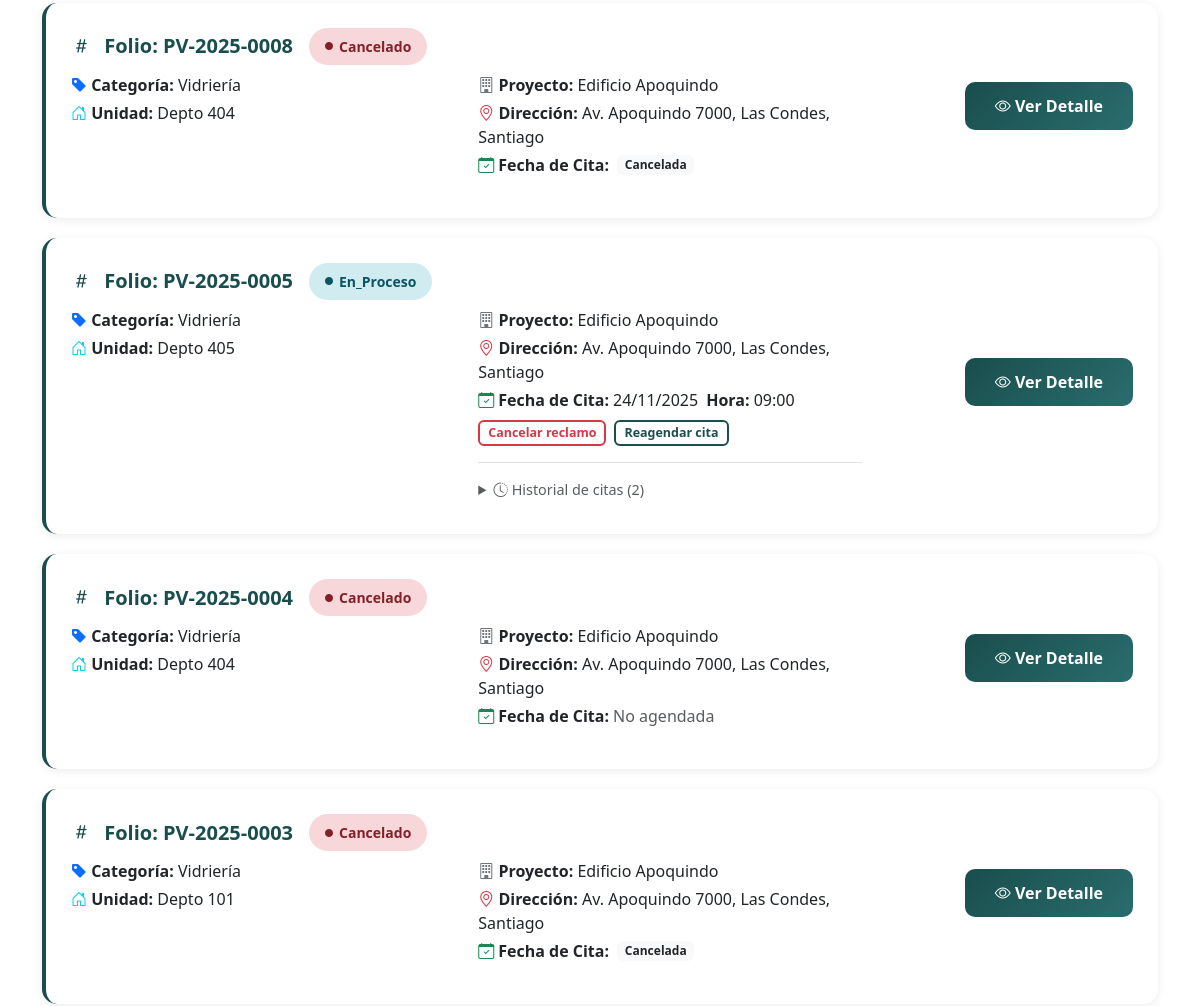
The app's page /mis-reclamos/ (signed in, middle part), older data.
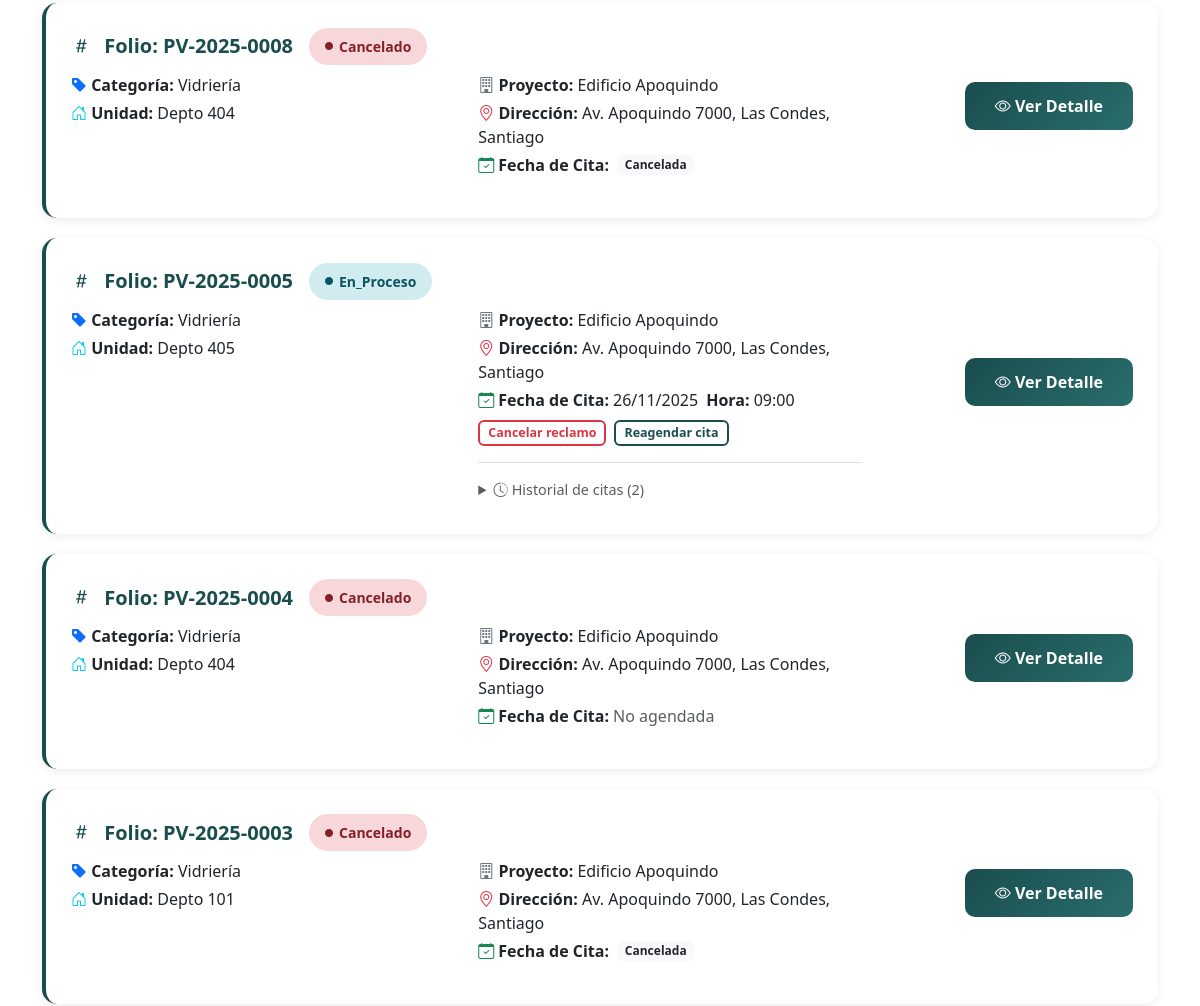
The same page, newer data.
### postventa_app/models.py (models this page shows, shortened)
class Reclamo(models.Model):
    @property
    def citas_activas(self):
        return self.citas.filter(estado__in=['pendiente', 'confirmada', 'en_curso']).order_by('fecha_programada')
    @property
    def citas_todas(self):
        return self.citas.all().order_by('-fecha_programada')
    """
    Entidad central del sistema.
    Gestiona todo el ciclo de vida de un reclamo desde ingreso hasta resolución.
    """
    id_reclamo = models.AutoField(primary_key=True)
    numero_folio = models.CharField(max_length=20, unique=True)
    descripcion = models.TextField(null=True, blank=False)
    resolucion = models.TextField(null=True, blank=True)
    unidad = models.CharField(max_length=50, null=True, blank=True)
    ubicacion_especifica = models.CharField(
        max_length=200,
        null=True,
        blank=True,
        db_column='ubicacion_especifica'
    )
    fecha_ingreso = models.DateTimeField(null=True, blank=True)
    fecha_resolucion = models.DateTimeField(null=True, blank=True)
    fecha_asignacion = models.DateTimeField(null=True, blank=True)
    tiempo_estimado_horas = models.IntegerField(
        null=True,
        blank=True,
        db_column='tiempo_estimado_horas'
    )
    ESTADO_CHOICES = [
        ('ingresado', 'Ingresado'),
        ('asignado', 'Asignado'),
        ('en_ejecucion', 'En Ejecución'),
        ('en_proceso', 'En Proceso'),
        ('completado', 'Completado'),
        ('resuelto', 'Reclamo Resuelto'),
        ('cancelado', 'Cancelado'),
    ]
    estado = models.CharField(max_length=50, choices=ESTADO_CHOICES, default='ingresado')
    prioridad = models.CharField(max_length=20, null=True, blank=True)
    requiere_aprobacion = models.BooleanField(
        default=False,
        db_column='requiere_aprobacion'
    )
    categoria = models.ForeignKey(
        Especialidad,
        on_delete=models.SET_NULL,
        null=True,
        blank=True,
        related_name='reclamos'
    )
    propietario = models.ForeignKey(
        Propietario,
        on_delete=models.CASCADE,
        null=False,
        blank=False,
        related_name='reclamos'
    )
    proyecto = models.ForeignKey(
        Proyecto,
        on_delete=models.CASCADE,
        related_name='reclamos',
        null=False,
        blank=False
    )
    tecnico_asignado = models.ForeignKey(
        'Tecnico',
        on_delete=models.SET_NULL,
        null=True,
        blank=True,
        related_name='reclamos_asignados'
    )
    requiere_retiro_escombros = models.BooleanField(
        default=False,
        verbose_name='Requiere retiro de escombros'
    )
    class Meta:
        db_table = 'reclamo'
        verbose_name = 'Reclamo'
        verbose_name_plural = 'Reclamos'

class Cita(models.Model):
    id_cita = models.AutoField(primary_key=True)
    id_tecnico = models.ForeignKey(
        Tecnico,
        on_delete=models.CASCADE,
        db_column='id_tecnico',
        related_name='citas',
        null=True,
        blank=True
    )
    id_reclamo = models.ForeignKey(
        Reclamo,
        on_delete=models.CASCADE,
        db_column='id_reclamo',
        related_name='citas',
        null=True,
        blank=True
    )
    id_cliente = models.ForeignKey(
        'Propietario',
        on_delete=models.CASCADE,
        db_column='id_cliente',
        related_name='citas',
        null=True,
        blank=True
    )
    fecha_programada = models.DateTimeField(null=True, blank=True)
    fecha_confirmacion = models.DateTimeField(null=True, blank=True)
    ESTADO_CHOICES = [
        ('pendiente', 'Pendiente'),
        ('confirmada', 'Confirmada'),
        ('en_curso', 'En Curso'),
        ('completada', 'Completada'),
        ('cancelada', 'Cancelada'),
    ]
    estado = models.CharField(max_length=20, null=True, blank=True, choices=ESTADO_CHOICES)
    tipo_cita = models.CharField(max_length=50, null=True, blank=True)
    motivo_reprogramacion = models.TextField(null=True, blank=True)
    recordatorio_enviado = models.BooleanField(default=False)
    duracion_estimada_minutos = models.IntegerField(null=True, blank=True)
    class Meta:
        db_table = 'cita'
        verbose_name = 'Cita'
        verbose_name_plural = 'Citas'

class Especialidad(models.Model):
    nombre = models.CharField(max_length=50, unique=True)
    descripcion = models.TextField(null=True, blank=True)
    class Meta:
        db_table = 'especialidad'
        verbose_name = 'Especialidad'
        verbose_name_plural = 'Especialidades'

class Proyecto(models.Model):
    fecha_registro = models.DateTimeField(auto_now_add=True, verbose_name="Fecha de registro")
    """
    Proyectos inmobiliarios.
    """
    id_proyecto = models.AutoField(primary_key=True)
    codigo = models.CharField(max_length=50, unique=True, verbose_name="Código del proyecto", default="")
    nombre = models.CharField(max_length=100)
    direccion = models.TextField(null=True, blank=True)
    tipo_proyecto = models.CharField(max_length=50, null=True, blank=True)
    fecha_inicio = models.DateField(null=True, blank=True, verbose_name="Fecha de inicio")
    fecha_entrega = models.DateField(null=True, blank=True)
    cantidad_unidades = models.IntegerField(null=True, blank=True)
    encargado = models.CharField(max_length=120, blank=True, null=True, verbose_name="Encargado del proyecto")
    telefono_encargado = models.CharField(max_length=30, blank=True, null=True, verbose_name="Teléfono encargado")
    ESTADO_CHOICES = [
        ("entregado", "Entregado"),
        ("garantia", "En Garantía"),
        ("finalizado", "Finalizado"),
    ]
    estado = models.CharField(max_length=20, choices=ESTADO_CHOICES, default="entregado")
    observaciones = models.TextField(blank=True, null=True, verbose_name="Observaciones")
    constructora = models.ForeignKey(
        Constructora,
        on_delete=models.CASCADE,
        related_name='proyectos',
        verbose_name="Constructora",
        null=True,
        blank=True
    )
    class Meta:
        db_table = 'proyecto'
        verbose_name = 'Proyecto'
        verbose_name_plural = 'Proyectos'

### postventa_app/views.py (the view)
# urls.py: path('mis-reclamos/', views.mis_reclamos, name='mis_reclamos'),
@login_required
def mis_reclamos(request):
    cliente = get_cliente_from_user(request.user)
    if not cliente:
        return HttpResponse('No se encontró información de cliente asociada a tu usuario. Por favor, contacta soporte.', status=403)
    estado = request.GET.get('estado', '')
    busqueda = request.GET.get('q', '')
    reclamos = Reclamo.objects.filter(propietario=cliente).select_related('proyecto', 'propietario').prefetch_related(
        'asignaciones__id_tecnico',
        Prefetch('citas', queryset=Cita.objects.filter(estado__in=['pendiente', 'confirmada', 'en_curso']).order_by('-id_cita'), to_attr='citas_activas'),
        Prefetch('citas', queryset=Cita.objects.all().order_by('-id_cita'), to_attr='citas_todas')
    )
    if estado:
        reclamos = reclamos.filter(estado=estado)
    if busqueda:
        reclamos = reclamos.filter(
            Q(numero_folio__icontains=busqueda) |
            Q(titulo__icontains=busqueda) |
            Q(descripcion__icontains=busqueda)
        )
    reclamos = reclamos.order_by('-fecha_ingreso')
    for reclamo in reclamos:
        asignacion_activa = reclamo.asignaciones.filter(estado='activa').first()
        reclamo.tecnico_asignado = asignacion_activa.id_tecnico if asignacion_activa else None
        if reclamo.categoria:
            if isinstance(reclamo.categoria, Especialidad):
                reclamo.categoria_nombre = reclamo.categoria.nombre
            else:
                try:
                    especialidad = Especialidad.objects.get(id=int(reclamo.categoria))
                    reclamo.categoria_nombre = especialidad.nombre
                except (Especialidad.DoesNotExist, ValueError):
                    reclamo.categoria_nombre = str(reclamo.categoria)
        else:
            reclamo.categoria_nombre = "Sin categoría"
    total_reclamos = reclamos.count()
    pendientes = reclamos.filter(estado='pendiente').count()
    en_proceso = reclamos.filter(estado__in=['asignado', 'en_proceso']).count()
    resueltos = reclamos.filter(estado='resuelto').count()
    context = {
        'cliente': cliente,
        'propietario': cliente,  # Alias para compatibilidad con template
        'reclamos': reclamos,
        'estado_filtro': estado,
        'busqueda': busqueda,
        'total_reclamos': total_reclamos,
        'pendientes': pendientes,
        'en_proceso': en_proceso,
        'resueltos': resueltos,
    }
    return render(request, 'cliente_propietario/mis_reclamos.html', context)

### postventa_app/context_processors.py (called while the page is built)
def tecnico_context(request):
    tecnico = None
    tecnico_iniciales = ''
    user = getattr(request, 'user', None)
    if user and getattr(user, 'is_authenticated', False):
        try:
            tecnico = Tecnico.objects.get(email__iexact=(user.email or ''))
        except Tecnico.DoesNotExist:
            try:
                tecnico = Tecnico.objects.get(rut=user.username)
            except Tecnico.DoesNotExist:
                tecnico = None
        if tecnico and tecnico.nombre:
            partes = tecnico.nombre.strip().split()
            tecnico_iniciales = ''.join([p[0].upper() for p in partes if p])
    return {
        'tecnico': tecnico,
        'tecnico_iniciales': tecnico_iniciales,
    }

### postventa_app/templatetags/propietario_extras.py (called while the page is built, shortened)
@register.filter
def propietario_for_user(user):
    if not user or not getattr(user, 'is_authenticated', False):
        return None
    try:
        return Propietario.objects.get(email__iexact=(user.email or ''))
    except Propietario.DoesNotExist:
        pass

### postventa_app/templates/cliente_propietario/mis_reclamos.html (shortened to what the changed rows need)
{% extends 'base.html' %}
{% load static %}
{% block content %}
<div class="container py-4">
    <br>
    {% if reclamos %}
        {% for reclamo in reclamos %}
            <div class="reclamo-card">
                <div class="row align-items-center">
                    <div class="col-md-9">
                        <div class="d-flex align-items-center mb-2">
                            <h5 class="mb-0 me-3">
                                <i class="bi bi-hash"></i> Folio: <strong>{{ reclamo.numero_folio }}</strong>
                            </h5>
                            <span class="estado-badge estado-{{ reclamo.estado }}">
                                <i class="bi bi-circle-fill" style="font-size: 8px;"></i>
                                {{ reclamo.estado|title|default:"Sin estado" }}
                            </span>
                        </div>
                        <div class="row mb-2">
                            <div class="col-md-6">
                                <p class="mb-1">
                                    <i class="bi bi-tag-fill text-primary"></i>
                                    <strong>Categoría:</strong> {{ reclamo.categoria_nombre|default:"Sin categoría" }}
                                </p>
                                <p class="mb-1">
                                    <i class="bi bi-house-door text-info"></i>
                                    <strong>Unidad:</strong> {{ reclamo.unidad|default:"No especificada" }}
                                </p>
                            </div>
                            <div class="col-md-6">
                                <p class="mb-1">
                                    <i class="bi bi-building text-secondary"></i>
                                    <strong>Proyecto:</strong> {{ reclamo.proyecto.nombre|default:"No especificado" }}
                                </p>
                                <p class="mb-1">
                                    <i class="bi bi-geo-alt text-danger"></i>
                                    <strong>Dirección:</strong> {{ reclamo.proyecto.direccion|default:"No especificada" }}
                                </p>
                                {% with cita_activa=reclamo.citas_activas.0 %}
                                    <div class="mb-1">
                                        <div class="d-flex align-items-center">
                                            <i class="bi bi-calendar-check text-success"></i>
                                            <strong class="ms-1">Fecha de Cita:</strong>
                                            {% if cita_activa %}
                                                {% if cita_activa.fecha_programada %}
                                                    <span class="ms-1">{{ cita_activa.fecha_programada|date:"d/m/Y" }}</span>
                                                    <span class="ms-2"><strong>Hora:</strong> {{ cita_activa.fecha_programada|time:"H:i" }}</span>
                                                {% else %}
                                                    <span class="text-muted ms-1">No agendada</span>
                                                {% endif %}
                                            {% endif %}
                                        </div>
                                    </div>
                                {% endwith %}
                                {% with cita=reclamo.citas_activas.0 %}
                                <div class="mt-2 d-flex flex-wrap gap-2">
                                    {% if reclamo.estado != 'cancelado' and reclamo.estado != 'cerrado' and reclamo.estado != 'resuelto' %}
                                        <button type="button" class="btn btn-outline-danger btn-sm"
                                                style="padding:2px 8px; font-size:0.78rem; border-radius:6px;"
                                                data-bs-toggle="modal" data-bs-target="#cancelarReclamoModal-{{ reclamo.id_reclamo }}">
                                            Cancelar reclamo
                                        </button>
                                    {% endif %}
                                    {% if cita %}
                                        {% if reclamo.estado != 'resuelto' and reclamo.estado != 'cerrado' and reclamo.estado != 'cancelado' %}
                                            {% if cita.estado == 'pendiente' or cita.estado == 'confirmada' %}
                                                <button type="button"
                                                        class="btn btn-outline-primary btn-sm"
                                                        style="padding:2px 8px; font-size:0.78rem; border-radius:6px;"
                                                        data-bs-toggle="modal"
                                                        data-bs-target="#reagendarCitaModal-{{ cita.id_cita }}">
                                                    Reagendar cita
                                                </button>
                                            {% endif %}
                                        {% endif %}
                                    {% endif %}
                                </div>
                                {% endwith %}
                                {% if reclamo.citas_todas %}
                                    {% with citas_historial=reclamo.citas_todas %}
                                        {% if citas_historial|length > 1 %}
                                            <div class="mt-3 pt-3 border-top">
                                                <details>
                                                    <summary class="text-muted" style="cursor:pointer; font-size:0.9rem;">
                                                        <i class="bi bi-clock-history"></i> Historial de citas ({{ citas_historial|length }})
                                                    </summary>
                                                </details>
                                            </div>
                                        {% endif %}
                                    {% endwith %}
                                {% endif %}
                            </div>
                        </div>
                    </div>
                    <div class="col-md-3 text-end">
                        <a href="{% url 'detalle_reclamo' reclamo.id_reclamo %}" class="btn btn-primary-custom mb-2">
                            <i class="bi bi-eye"></i> Ver Detalle
                        </a>
                    </div>
                </div>
            </div>
        {% endfor %}
    {% endif %}
</div>
{% endblock %}

Row changes from the older to the newer data that the page shows:
changed through a linked row, Reclamo "PV-2025-0005": citas_activas.0.fecha_programada "24/11/2025" → "26/11/2025"
